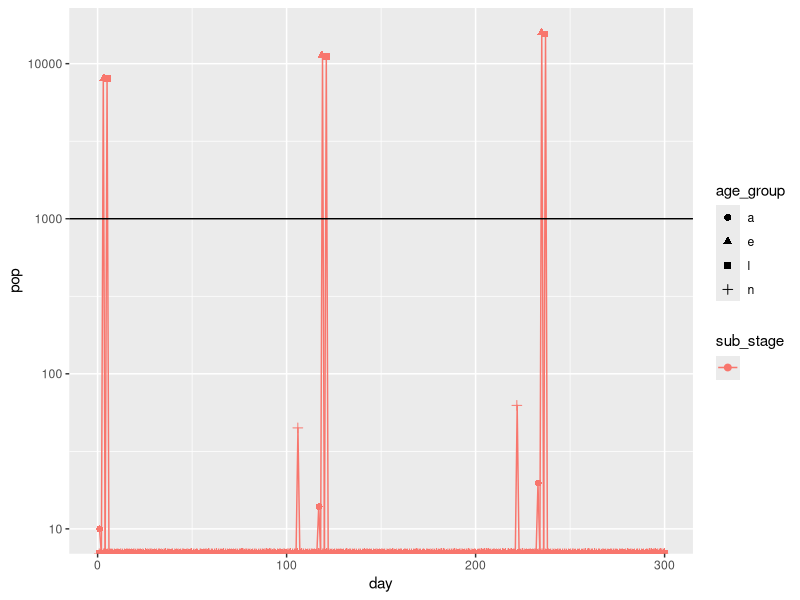

The R script that drew this image:
## Ixodes population dynamics model
## Dave Allen and Myles Stokowski

library(tidyverse)

# 00
# read inputs 
# host_community <- read_csv('inputs/host_community.csv')
weather <- read_csv('inputs/weather.csv')
# constant temperature for testing
weather <- tibble(tmean = seq(from = 20, to = 20, length.out = 1000), j_day = seq(from = 1, to = 1000))

# tick_params <- read_csv('inputs/tick_parameters.csv')
# tick_funs <- read_csv('inputs/tick_functions.csv')
# life_stages <- read_csv('inputs/tick_stages.csv')[[1]]

# simple inputs
tick_params <- read_csv('inputs/tick_parameters_simple_stable_delay2.csv')
tick_funs <- read_csv('inputs/tick_functions_simple_delay.csv')
life_stages <- read_csv('inputs/tick_stages_simple.csv')[[1]]

# hard code in some values as placeholders until we have nicely formatted inputs
n_host_spp <- 3 # mouse, squirrel, deer
host_den <- c(40, 8, 0.25)
l_pref <- c(1, 0.75, 0.25)
n_pref <- c(1, 1, 0.25)
a_pref <- c(0, 0, 1)
l_feed_success <- c(0.49, 0.17, 0.49)
n_feed_success <- c(0.49, 0.17, 0.49)
a_feed_success <- c(0, 0, 0.49)
host_rc <- c(0.92, 0.147, 0.046)

max_delay <- 300

initial_population <- runif(length(life_stages), 0, 0)
initial_population[1] <- 1000 # start with only one cohort (eggs)
initial_population <- c(0,0,0,10)

# 01 functions to grab the parameters that determine the transition matrix at a given time
get_temp <- function(time) {
  weather %>%
    filter(j_day %in% time) %>%
    pull(tmean)
}

get_vpd <- function(time) {
  weather %>% 
    filter(j_day %in% time) %>%
    pull(vpdmean)
} 

# 02 functional forms for transition probabilities

expo_fun <- function(x, y, p) ifelse(x>0,p['a']*x^p['b'],0)
briere_fun <- function(x, y, p) ifelse(x>p['tmin'] & x<p['tmax'],p['q']*x*(x-p['tmin'])*sqrt(p['tmax']-x),0) # https://doi.org/10.7554/eLife.58511
constant_fun <- function(x, y, p) p['a'] # because there is no pred (x or y) input in this function, it always outputs a scalar
                                         # which is problematic when we want to do a cumsum
binomial_fun <- function(x, y, p) 1-(1-p['a'])^x

# 03
# functions that calculate individual transition probabilities for advancing to consecutive life stage
# this generic function will pull out the functional form and parameters need to make the transition function
get_transition_fun <- function(which_from, which_to, pred1 = NULL, pred2 = NULL, functions = tick_funs, parameters = tick_params) {
  
  # this is problematic if we have multiple functions with the same from and to,
  # because it will always get() the first function 
  f <- functions %>%
    filter(from == which_from, to == which_to) %>%
    pull(transition_fun) %>%
    get()
  
  # I think parameter handling can still happen this way with multiple
  # functions with the same from and to, becuase parameters are selected by
  # name. Just CANNOT have parameters with same name for different functions
  # that with same from and to
  params <- parameters %>%
    filter(from == which_from, to == which_to) %>%
    pull(param_value)
  
  names(params) <- parameters %>%
    filter(from == which_from, to == which_to) %>%
    pull(param_name)
  
  f(x = pred1, y = pred2, p =  params) %>% unname()
}

get_transition_fun2 <- function(time, transition_row, parameters = tick_params) {
  # alternative approach that takes an entire transition row, which is a workaround for 
  # having multiple rows with the same 'from' and 'to'
  # transition_row: a row from the transitions tibble
  
  f <- transition_row[['transition_fun']] %>% get()
  
  params <- parameters %>%
    filter(from == transition_row[['from']], to == transition_row[['to']]) %>%
    pull(param_value)
  
  names(params) <- parameters %>%
    filter(from == transition_row[['from']], to == transition_row[['to']]) %>%
    pull(param_name)
  
  f(x = get_pred(time, transition_row[['pred1']], transition_row[['delay']]), 
    y = get_pred(time, transition_row[['pred2']], transition_row[['delay']]),
    p =  params) %>% unname()
}

# Dave: We will get these transition probs from other studies
# Ogden et al 2004: https://doi.org/10.1603/0022-2585-41.4.622
# Ogden et al. 2005: https://doi.org/10.1016/j.ijpara.2004.12.013
# Dobson et al. 2011: https://doi.org/10.1111/j.1365-2664.2011.02003.x
# Wallace et al 2019: https://doi.org/10.1155/2019/9817930
# Randolph 1999 effect of Sat Def on questing, see FIg 3: http://doi.org/10.1093/jmedent/36.6.741

# 04
# at each step, we generate a new transition matrix whose transition probabilities
# are based on the input data (weather, host_community) at that time 
# Myles note: I think all the transitions we're handling this way are questing -> feeding
gen_trans_matrix <- function(time) {
  
  # get the parameters 
  #temp = get_temp(time)
  #vpd = get_vpd(time)
  
  # initialize the transition matrix with zeros
  n_life_stages <- length(life_stages)
  trans_matrix <- matrix(0, ncol = n_life_stages, nrow = n_life_stages, 
                         dimnames = list(life_stages, life_stages))
  
  transitions <- tick_funs %>% 
    filter(delay == 0,
           from %in% life_stages, # need until all tick_funs lines are to and from life stage names (or m)
           to %in% life_stages,  # exclude mortality
           is.na(todo))          
  
  mort <- tick_funs %>%
    filter(delay == 0, 
           from %in% life_stages,
           to == 'm',
           is.na(todo))
  
  
  if (nrow(transitions) > 0) {
    for (t in seq_len(nrow(transitions))) {
      from <- transitions[t,]$from
      to <- transitions[t,]$to
      pred1 <- get_pred(time, transitions[t,]$pred1, transitions[t,]$delay)
      pred2 <- get_pred(time, transitions[t,]$pred2, transitions[t,]$delay)
      # If there are multiple lines in the tick_funs input for a given transition, we take the product
      # of these probabilities. Currently, this applies to the questing to feeding transitions, which are 
      # the product of P(active questing) and P(host finding). Not sure if we want to implement something
      # similar for delay transition 
      trans_matrix[from, to] <- ifelse((trans_matrix[from, to] == 0), 1, trans_matrix[from, to]) * get_transition_fun2(time, transition_row = transitions[t,]) * transitions[t,]$fecundity
    }
  }
  
  # just turning this off for now for the simple run
  if (FALSE)
  {
    # TODO!!! these should be implemented as time delay
    # density dependent feeding success? Yikes, will need to track how many of each life stage on each host every day?????
    # for now ignore density dependent feeding success
    # Myles note: not sure how to implement time delay here. What's different here is that one class goes to multiple, 
    # and the transition probability is not only describing the chance of advancing to next stage, but also the 
    # relative number of feeding ticks that become either infected or uninfected.
    # Idea: maybe we have to split up the processes of becoming infected (interpret this is a probability) and 
    # becoming engorged (interpret this as a time delay)
    trans_matrix['fl', 'eul'] <- sum((1-host_rc) * (l_feed_success * ( (host_den * l_pref)/sum(host_den * l_pref))))
    trans_matrix['fl', 'eil'] <- sum(host_rc* (l_feed_success * ( (host_den * l_pref)/sum(host_den * l_pref))))
    trans_matrix['fl', 'fl'] <- 1 - trans_matrix['fl', 'eul'] - trans_matrix['fl', 'eil'] - get_transition_fun('fl', 'm')
    
    trans_matrix['fun', 'eun'] <- sum((1-host_rc) * (n_feed_success * ( (host_den * n_pref)/sum(host_den * n_pref))))
    trans_matrix['fun', 'ein'] <- sum(host_rc* (n_feed_success * ( (host_den * n_pref)/sum(host_den * n_pref))))
    trans_matrix['fun', 'fun'] <- 1 - trans_matrix['fun', 'eun'] - trans_matrix['fun', 'ein'] - get_transition_fun('fun', 'm')
    trans_matrix['fin', 'ein'] <- sum(n_feed_success * ((host_den * n_pref)/sum(host_den * n_pref)))
    trans_matrix['fin', 'fin'] <- 1 - trans_matrix['fin', 'ein'] - get_transition_fun('fin', 'm')
    
    # TODO should we do just reproductive adults, or split into eua/eia?
    # trans_matrix['fua', 'eua'] <- sum((1-host_rc) * (a_feed_success * ( (host_den * a_pref)/sum(host_den * a_pref))))
    # trans_matrix['fua', 'eia'] <- sum(host_rc* (a_feed_success * ( (host_den * a_pref)/sum(host_den * a_pref))))
    # trans_matrix['fua', 'fua'] <- 1 - trans_matrix['fua', 'eua'] - trans_matrix['fua', 'eia'] - get_transition_fun('fua', 'm')
    # trans_matrix['fia', 'eia'] <- sum(a_feed_success * ((host_den * a_pref)/sum(host_den * a_pref)))
    # trans_matrix['fia', 'fia'] <- 1 - trans_matrix['fia', 'eia'] - get_transition_fun('fia', 'm')
  }
  
  if (nrow(mort) > 0) {
    for (m in seq_len(nrow(mort))) {
      from_val <- mort[m,]$from
      # TODO temporary fix: fecundity is a multi-element vector if there are multiple (non-mort) 
      # transitions for the same "from". I think these should be all have the same fecundity, 
      # for now we'll just assume that is true and use the first one
      fecundity <- transitions %>% filter(from == from_val, to != 'm') %>% pull(fecundity) %>% .[1]
      trans_matrix[from_val, from_val] <- fecundity - sum(trans_matrix[from_val,]) - get_transition_fun(from_val, 'm', pred1, pred2)
    }
  }
  
  return(trans_matrix)
}

# based on the current time, delay_mat and N, return a delay_mat for the next time step
update_delay_mat <- function(time, delay_mat, N) {
  
  transitions <- tick_funs %>% filter(delay == 1,
                                      is.na(todo), 
                                      from %in% life_stages,
                                      to %in% life_stages)
                                      
  
  for (t in seq_len(nrow(transitions))) {
    from <- transitions[t,]$from
    to <- transitions[t,]$to
    
    pred1 <- get_pred(time, transitions[t,]$pred1, transitions[t,]$delay)
    pred2 <- get_pred(time, transitions[t,]$pred2, transitions[t,]$delay)
    
    # calculate transition
    fun <- get_transition_fun(from, to, pred1, pred2)
    
    # constant functions return a single value, 
    # we need a vector with many entries for the cumsum
    if (length(fun) == 1) {
      fun <- seq(from=fun, to=fun, length.out = max_delay) # I think this is still 1 shorter than time:(time+max_delay), may not matter
    }
    
    days <- cumsum(fun) > 1
    
    if (TRUE %in% days) {
      days_to_next <- min(which(days))
      surv_to_next <- (1 - get_transition_fun(from, 'm', pred1, pred2)) ^ days_to_next
      delay_mat[to, time + days_to_next] <- delay_mat[to, time + days_to_next] + 
        N[from, time] * surv_to_next * transitions[t, 'fecundity'][[1]]
    }
  }
  return(delay_mat)
}

# return a vector of length max_delay of a predictor
get_pred <- function(time, pred, is_delay) {
  
  # if delay, we want a long vector so the cumsum will reach 1
  # otherwise, we want a vector of length 1
  if (is_delay) {time <- time:(time + max_delay)}
  
  if (is.na(pred)) {
    return(NULL)
  } else if (pred == "temp") {
    return(get_temp(time))
  } else if (pred == "sum(host_den * l_pref)") {
    return(sum(host_den * l_pref))
  } else if (pred == "sum(host_den * n_pref)") {
    return(sum(host_den * n_pref)) 
  } else if (pred == "sum(host_den * a_pref)") {
    return(sum(host_den * a_pref))
  } else {
    print("error: couldn't match pred")
  }
}

# 05 iteratively run model 
run <- function(steps, initial_population) {
  
  # initialize a delay matrix of all zeros
  delay_mat <- matrix(nrow = length(life_stages), ncol = steps + max_delay, data = 0)
  rownames(delay_mat) <- life_stages
  
  # intialize a population matrix with initial_population
  N <- matrix(nrow = length(life_stages), ncol = steps, data = 0)
  N[,1] <- initial_population 
  rownames(N) <- life_stages
  
  # at each time step:
  # (1) generate a new trans_matrix based on conditions at "time"
  # (2) update the delay_mat based on conditions at "time" 
  # (3) update the population matrix "N" for "time + 1"
  for (time in 1:(steps - 1)) {
    trans_matrix <- gen_trans_matrix(time)
    delay_mat <- update_delay_mat(time, delay_mat, N)
    N[, time + 1] <- N[, time] %*% trans_matrix + delay_mat[, time + 1]
  }
  
  # the population matrix N and delay_mat are local variables
  # we return them here after running "steps" times
  return(list(N, delay_mat))
}

# run the model and extract the output population matrix and delay_matrix
out <- run(steps=300, initial_population)
out_N <- out[[1]]
out_delay_mat <- out[[2]]

# inspect the outputs
# out_N[,1:50]
# out_delay_mat[,1:50]

# convert output population matrix to a friendly format for graphing
out_N_df <- out_N %>% t() %>% as.data.frame() %>% mutate(day = row_number()) %>% 
  pivot_longer(-c(day), names_to = 'stage', values_to = 'pop') %>%
  mutate(age_group = substr(stage, str_length(stage), str_length(stage)),
         sub_stage = substr(stage, 0, str_length(stage) - 1)) 
  #filter(stage %in% c('ql', 'fl', 'hl'))

# graph population over time
ggplot(out_N_df, aes(x = day, y = pop, color = sub_stage, shape = age_group)) + 
  geom_point(size = 2, position = 'jitter') + 
  geom_line() + 
  #ylim(0,3000) + 
  xlim(0, 300) + 
  scale_y_log10() + 
  geom_hline(yintercept = 1000)
